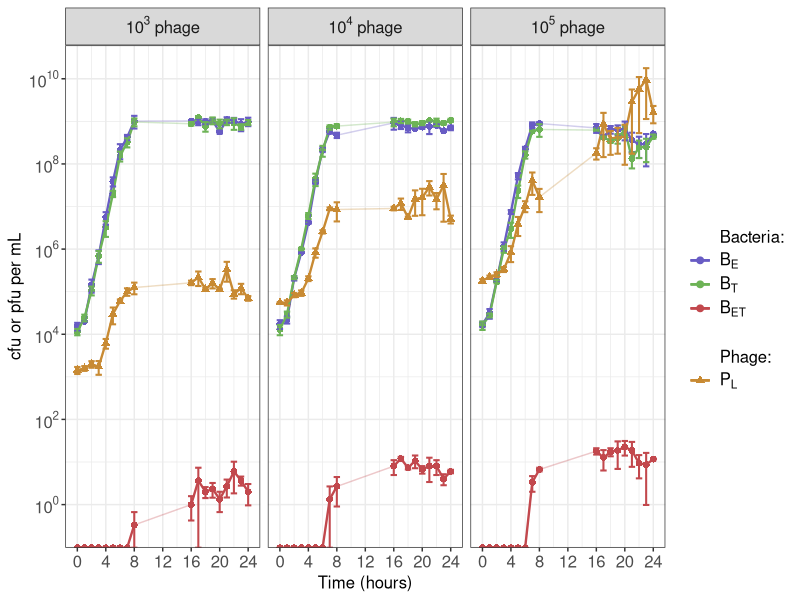
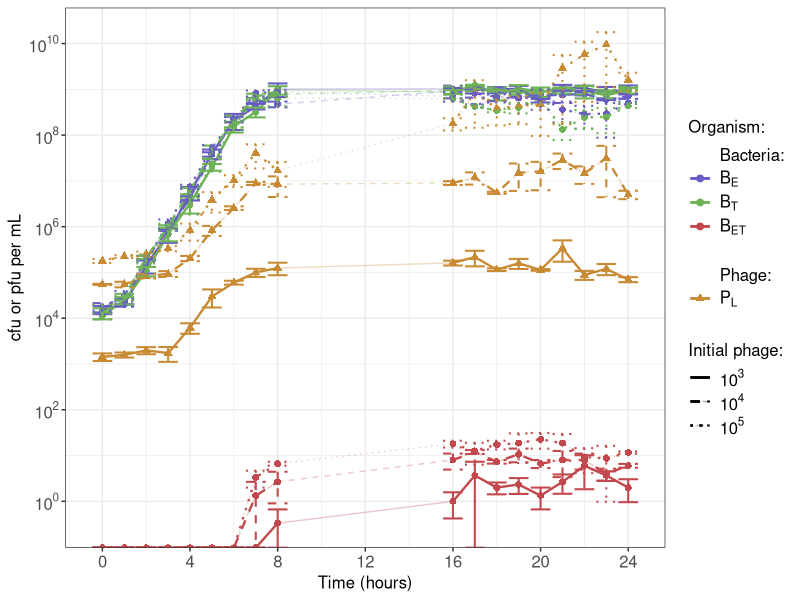
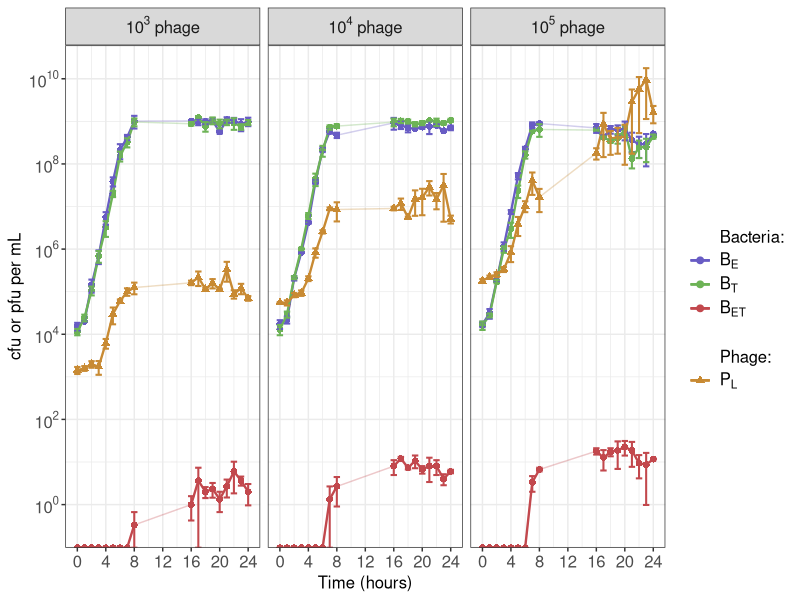
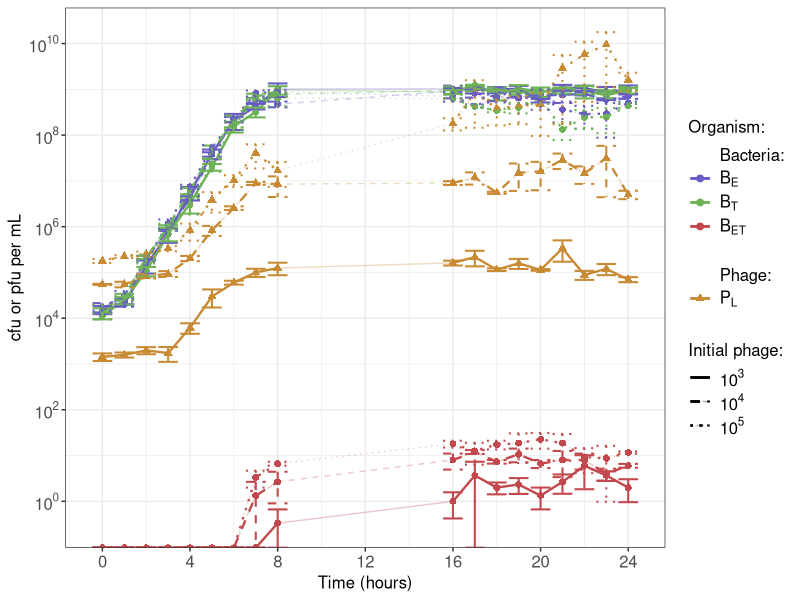

The R script that drew these images, in order:

library(ggplot2)
library(scales)
library(dplyr)

data = read.csv(here::here("Data", "growth_summary.csv"))
data3 = read.csv(here::here("Data", "transduction_summary_10_3.csv"))
data4 = read.csv(here::here("Data", "transduction_summary_10_4.csv"))
data5 = read.csv(here::here("Data", "transduction_summary_10_5.csv"))

data$Type = "No phage"
data3$Type = "10^3"
data4$Type = "10^4"
data5$Type = "10^5"

data_all = rbind(data, data3, data4, data5) %>%
  filter(Bacteria != "Total") %>%
  mutate(Bacteria=replace(Bacteria, Bacteria=="EryR", "Be")) %>%
  mutate(Bacteria=replace(Bacteria, Bacteria=="TetR", "Bt")) %>%
  mutate(Bacteria=replace(Bacteria, Bacteria=="DRP", "Bet")) %>%
  mutate(Bacteria=replace(Bacteria, Bacteria=="P", "Pl"))

data_all$group = data_all$Bacteria
data_all = data_all %>% 
  mutate(group = replace(group, Bacteria %in% c("Be","Bt","Bet"), "other"))


data_all$Type = as.factor(data_all$Type)
data_all$Type = factor(data_all$Type, levels(data_all$Type)[c(4,1,2,3)])
levels(data_all$Type) = c("No phage",
                          expression(paste(10^3, " phage")),
                          expression(paste(10^4, " phage")),
                          expression(paste(10^5, " phage")))

data_all$Bacteria = as.factor(data_all$Bacteria)
data_all$Bacteria = factor(data_all$Bacteria, c("Bacteria:", levels(data_all$Bacteria)[c(1,3,2)],
                                                " ", "Phage:", levels(data_all$Bacteria)[4]))

ggplot(data_all %>% filter(Type != "No phage"), aes(x=Time, y=Mean, colour=Bacteria))+
  geom_point(aes(shape = group), size = 2)+
  geom_line(alpha=0.3)+
  geom_line(data = data_all %>% filter(Type != "No phage") %>% filter(Time < 9), size = 0.8) +
  geom_line(data = data_all %>% filter(Type != "No phage") %>% filter(Time > 15), size = 0.8) +
  geom_errorbar(aes(x=Time, ymin=se_min, ymax=se_max), size = 0.7) +
  scale_x_continuous(breaks=seq(0,max(data$Time),4))+
  scale_y_continuous(trans=log10_trans(),
                     breaks=trans_breaks("log10", function(x) 10^x),
                     labels=trans_format("log10", math_format(10^.x)))+
  labs(y = "cfu or pfu per mL", x = "Time (hours)", colour = "")+
  theme_bw() +
  facet_wrap(~Type, labeller = label_parsed) +
  scale_colour_manual(values=c("white","#685cc4","#6db356","#c2484d","white","white","#c88a33"),
                      drop = FALSE,
                      labels = c("Bacteria:",
                                 bquote(B[E]),
                                 bquote(B[T]),
                                 bquote(B[ET]),
                                 " ",
                                 "Phage:",
                                 bquote(P[L])),
                      guide = guide_legend(override.aes = list(shape = c(19,19,19,19,19,17,17)))) +
  guides(linetype = F, shape = F) +
  theme(axis.text.x = element_text(size=12),
        axis.title.x = element_text(size=12),
        axis.text.y = element_text(size=12),
        axis.title.y = element_text(size=12),
        legend.text = element_text(size=12),
        strip.text.x = element_text(size=12))


ggsave(here::here("Figures", "fig2.png"))

ggplot(data_all %>% filter(Type != "No phage"), aes(x=Time, y=Mean,
                                                    colour=Bacteria, linetype= Type))+
  geom_point(aes(shape = group), size = 2)+
  geom_line(alpha=0.3)+
  geom_line(data = data_all %>% filter(Type != "No phage") %>% filter(Time < 9), size = 0.8) +
  geom_line(data = data_all %>% filter(Type != "No phage") %>% filter(Time > 15), size = 0.8) +
  geom_errorbar(aes(x=Time, ymin=se_min, ymax=se_max), size = 0.7) +
  scale_x_continuous(breaks=seq(0,max(data$Time),4))+
  scale_y_continuous(trans=log10_trans(),
                     breaks=trans_breaks("log10", function(x) 10^x),
                     labels=trans_format("log10", math_format(10^.x)))+
  labs(y = "cfu or pfu per mL", x = "Time (hours)", colour = "Organism:", linetype = "Initial phage:")+
  theme_bw() +
  scale_colour_manual(values=c("white","#685cc4","#6db356","#c2484d","white","white","#c88a33"),
                      drop = FALSE,
                      labels = c("Bacteria:",
                                 bquote(B[E]),
                                 bquote(B[T]),
                                 bquote(B[ET]),
                                 " ",
                                 "Phage:",
                                 bquote(P[L])),
                      guide = guide_legend(override.aes = list(shape = c(19,19,19,19,19,19,17)))) +
  scale_linetype_manual(values = c(1,2,3),
                        labels = c(expression(10^3),
                                   expression(10^4),
                                   expression(10^5))) +
  guides(shape = F) +
  theme(axis.text.x = element_text(size=12),
        axis.title.x = element_text(size=12),
        axis.text.y = element_text(size=12),
        axis.title.y = element_text(size=12),
        legend.text = element_text(size=12),
        legend.title = element_text(size=12),
        strip.text.x = element_text(size=12))

ggsave(here::here("Figures", "supp_fig2.png"))


fitness = function(data, str1, str2){
  
  str1_0 = data %>%
    filter(Time == 0 & Bacteria == str1) %>%
    select(c("data1", "data2", "data3"))
  
  str1_24 = data %>%
    filter(Time == 24 & Bacteria == str1) %>%
    select(c("data1", "data2", "data3"))
  
  str2_0 = data %>%
    filter(Time == 0 & Bacteria == str2) %>%
    select(c("data1", "data2", "data3"))
  
  str2_24 = data %>%
    filter(Time == 24 & Bacteria == str2) %>%
    select(c("data1", "data2", "data3"))
  
  str1_w = log(str1_24/str1_0)
  str2_w = log(str2_24/str2_0)
  
  tt = str1_w/str2_w
  tt$Mean = rowMeans(tt)
  tt$sd = sd(tt[1,1:3])
  tt$sd_min = tt$Mean - tt$sd
  tt$sd_max = tt$Mean + tt$sd
  
  tt
  
}

fitness(data, "EryR", "TetR")
fitness(data, "DRP", "EryR")
fitness(data, "DRP", "TetR")

